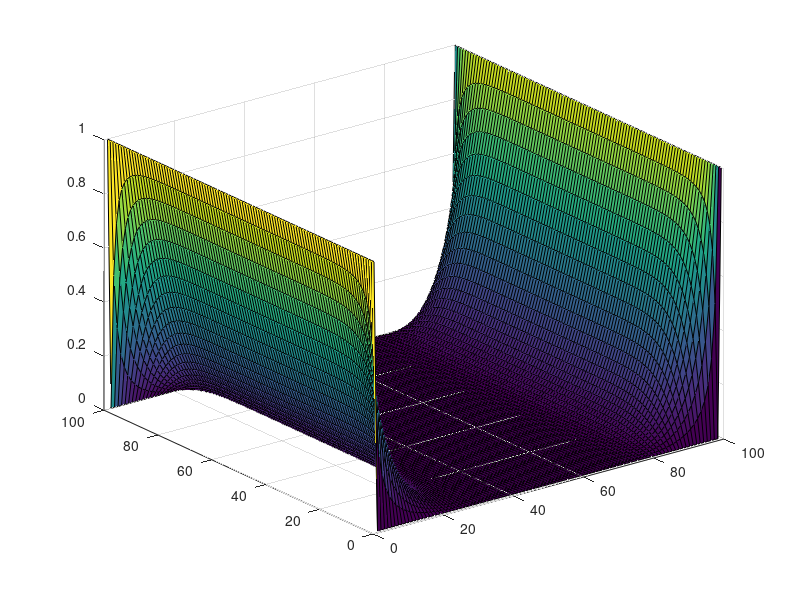
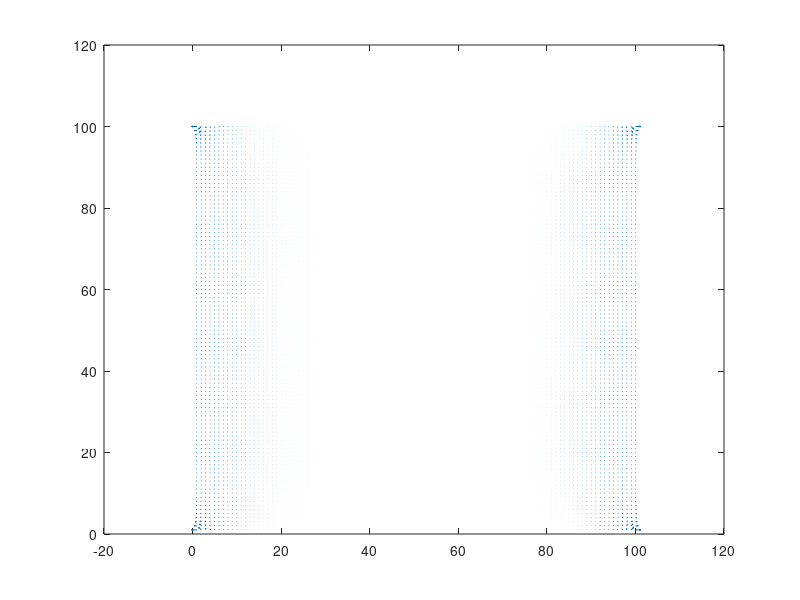
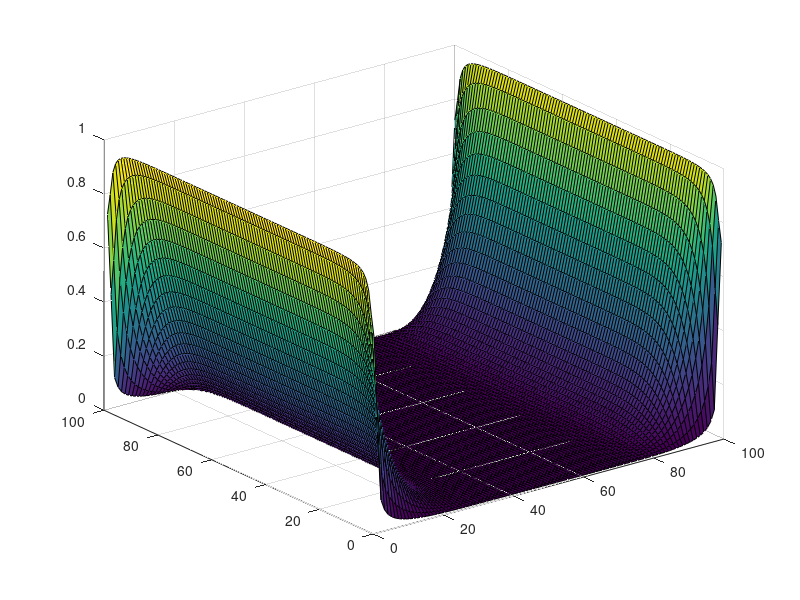

Write the MATLAB code that produced these figures, in order.
%PA 4
%Khaled AbouShaban 101042658

set(0,'DefaultFigureWindowStyle','docked')
%matrix rows
ny = 100;
%matrix columns
nx = 100;
%the max number of iterations
ni = 100;
%initialization
V = zeros(nx,ny);
%Top boundary
V(1,:) = 0;
%buttom boundary
V(ny,:) = 0;
%left boundary
V(:,1) = 1;
%right boundary
V(:,nx) = 1;

for k = 1:ni
    for i = 2:nx-1
        for j = 2:ny-1
            V(i,j) = (V(i+1,j)+V(i-1,j)+V(i,j+1)+V(i,j-1))/4;
        end
        
    end
end

figure(1)
surf(V)

figure (2)
[Ex, Ey] = gradient(V);
quiver(Ex, Ey)


figure(3)
surf(imboxfilt(V,3))

pause(0.1)